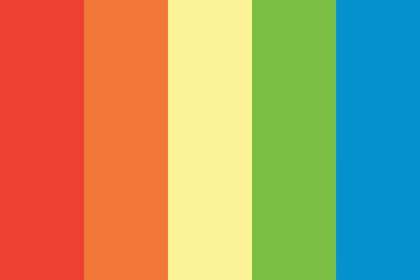
%> input picture CLab-1/Code/Palettes.png, 420 x 280 px, shrunk from 780 x 520 before the run
$ octave t4script2.m   (GNU Octave 9; MATLAB toolbox functions it lacks are replaced by stand-ins)
%> lines starting %> are read from the running program, lines starting %| are printed output that depends on the picture; in (x1, y1, x2, y2) boxes, pixels count from 0 and x2, y2 are one past the last pixel; in counts of white or black regions, pixels touching at a corner belong together; the program's own positions count from 1
### CLab-1/Code/cvRGB2HSV.m
function [h,s,v]=cvRGB2HSV(r,g,b)
  r=double(r)/ 255;
  g=double(g)/255;
  b=double(b)/ 255;
  si=size(r);
  r=r(:);
  g=g(:);
  b=b(:);

Cmax = max(max(r,g),b);
v= Cmax;
h = zeros(size(Cmax));
s= (Cmax - min(min(r,g),b));%s now is used as derta

h(~Cmax) = 0;
x = find(r == Cmax);
h(x) = mod((g(x) - b(x))./s(x),6);
x = find(g == Cmax);
h(x) = 2 + (b(x) - r(x))./s(x);
x = find(b == Cmax);
h(x) = 4 + (r(x) - g(x))./s(x);
h = h/6;%60¡ã


x = find(Cmax);
s(x) = (s(x)./Cmax(x));
s(~Cmax) = 0;

h = reshape(h,si);
s = reshape(s,si);
v = reshape(Cmax,si);
% [7 lines of commented-out code are left out]

### CLab-1/Code/t4script2.m
Palettes=imread('Palettes.png');
%> Palettes is the input picture: size 280x420x3 uint8; mean R, G, B 172.2, 153, 106.6
r=Palettes(:,:,1);
g=Palettes(:,:,2);
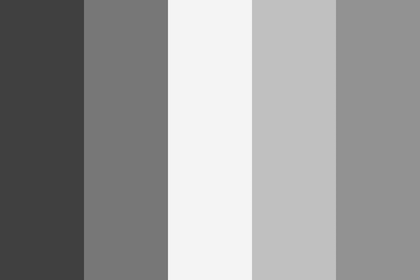
%> g: size 280x420 uint8; min 63, max 246, mean 153
b=Palettes(:,:,3);
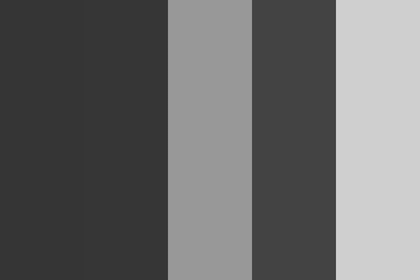
%> b: size 280x420 uint8; min 52, max 209, mean 106.6
%%%%%%%%%%%%%%%%%%%%%%%%%%%%
[h,s,v]=cvRGB2HSV(r,g,b);
%> in cvRGB2HSV, `x = find(r == Cmax);`: x = 70560 values from 1 to 70560
%> in cvRGB2HSV, `x = find(g == Cmax);`: x = 23520 values from 70561 to 94080
%> in cvRGB2HSV, `x = find(b == Cmax);`: x = 23520 values from 94081 to 117600
%> in cvRGB2HSV, `x = find(Cmax);`: x = 117600 values from 1 to 117600
%> in cvRGB2HSV, `h = reshape(h,si);`:
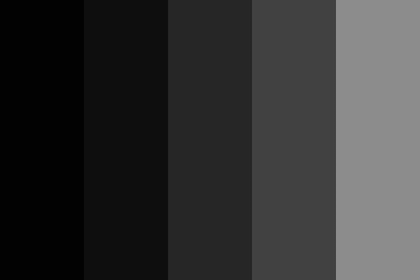
%> h: size 280x420 double; min 0.00901, max 0.552, mean 0.206
%> in cvRGB2HSV, `s = reshape(s,si);`:
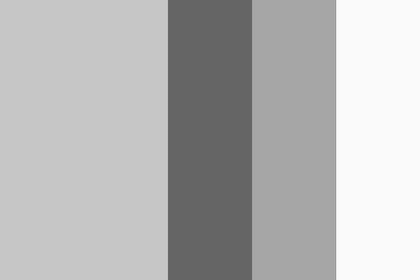
%> s: size 280x420 double; min 0.395, max 0.986, mean 0.717
%> in cvRGB2HSV, `v = reshape(Cmax,si);`:
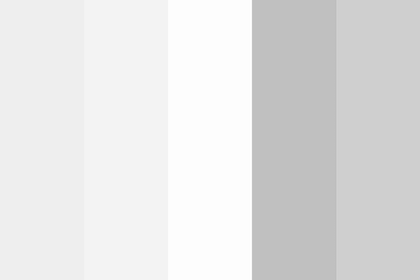
%> v: size 280x420 double; min 0.741, max 1, mean 0.889
[row,c]=size(h);
%> row = 280; c = 420
k=[];
k(1)=1;
count=2;
for i=1:c-2
  if i==1
      continue;
  elseif h(10,i-1)~=h(10,i) && h(10,i)==h(10,i+1)
      k(count)=i;
      count=count+1;
  elseif h(10,i)~=h(10,i+1) && h(10,i)==h(10,i-1)
      k(count)=i;
      count=count+1;
  end
end
%> after the loop, count = 10; k = [1 82 87 165 172 249 256 333 340]
k(count)=c;
for m=1:count/2
for i=1:row
    fx=k(m*2)-k(m*2-1);
    for j=1:fx
        result(i,j,m)=h(i,k(m*2-1)+j-1);
        RR(i,j)=h(i,k(m*2-1)+j-1);
    end
end
end
%> this loop made 5 passes
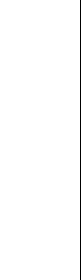
%> RR: size 280x81 double; values 0.00991 (black) and 0.55 (white), 98.8% white; black in thin lines or dots, all inside (x1, y1, x2, y2) = (80, 0, 81, 280)
mm=mean(mean(h(:,:)));
%> mm = 0.206
f1=figure(1);
set(f1,'name',"!!!!!!The H values did by cvRGB2HSV()!!!!!!");
subplot(2,3,1),imshow(h(:,:));
title("the original H Value is:"+mm);
for i=1:count/2
figure(1);
subplot(2,3,i+1),imshow(result(:,:,i));
mmm=mean(mean(result(:,:,i)));
title(" color"+i+" H Value is:"+mmm);
end
%> this loop made 5 passes
%> mmm on passes 1 to 5: 0.00991, 0.0552, 0.144, 0.246, 0.543
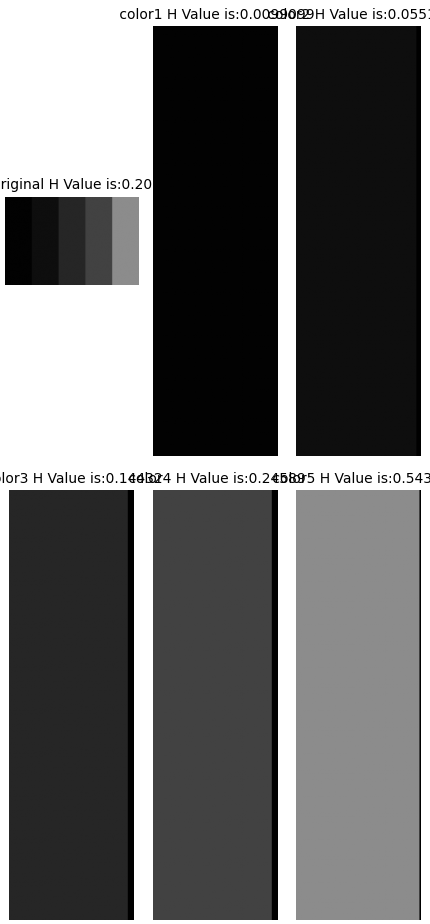
%> figure redrawn from the program's plot data, 6 panels

%%%%%%%%%%%%%%%%%%%%%%%%%%%%%%%%%%%%%%%%%%%%%%%%%%

[H,S,V]=cvRGB2HSV(r,g,b);
[row,c]=size(H);
k=[];
k(1)=1;
count=2;
for i=1:c-2
  if i==1
      continue;
  elseif H(10,i-1)~=H(10,i) && H(10,i)==H(10,i+1)
      k(count)=i;
      count=count+1;
  elseif H(10,i)~=H(10,i+1) && H(10,i)==H(10,i-1)
      k(count)=i;
      count=count+1;
  end
end
k(count)=c;
for m=1:count/2
for i=1:row
    fx=k(m*2)-k(m*2-1);
    for j=1:fx
        result(i,j,m)=H(i,k(m*2-1)+j-1);
        RR(i,j)=H(i,k(m*2-1)+j-1);
    end
end
end
mm=mean(mean(h(:,:)));
f1=figure(2);
set(f1,'name',"!!!!!!The H values did by Matlab rgb2hsv()!!!!!!");
subplot(2,3,1),imshow(h(:,:));
title("the original H Value is:"+mm);
for i=1:count/2
figure(2);
subplot(2,3,i+1),imshow(result(:,:,i));
mmm=mean(mean(result(:,:,i)));
title(" color"+i+" H Value is:"+mmm);
end
